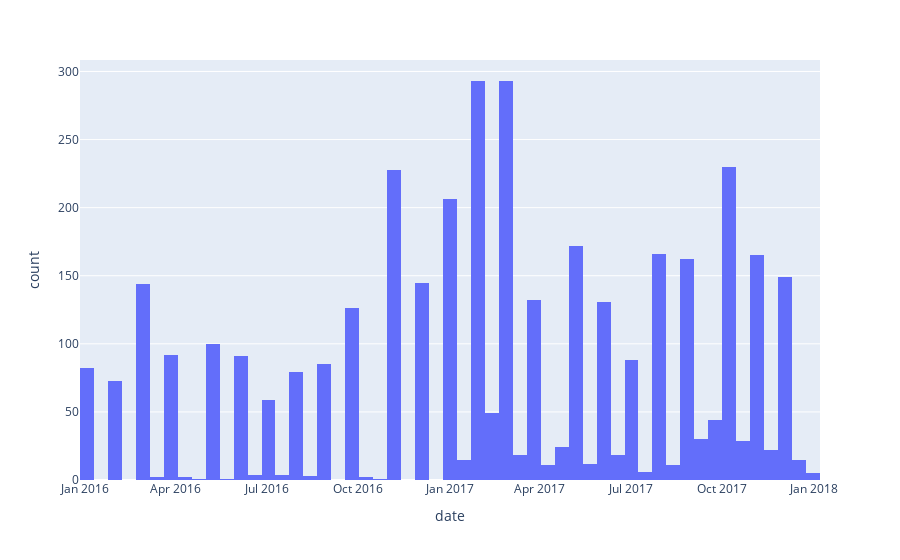

The notebook cell this image was saved under:
### Code cell
from datetime import datetime

begin_date = datetime(2016,1,1)
end_date = datetime(2018,1,1)
filtered = adl_data[(adl_data.date >= begin_date) & (adl_data.date < end_date)]
print(len(filtered))
px.histogram(filtered, x='date')

### Figure 1 — Plotly figure (JSON) as saved in the notebook; plotly's stock layout.template omitted (floating-point values rounded to 4 significant figures; data arrays with more than 128 entries replaced by an {"elided": "..."} marker saying what was removed)
{"data": [{"alignmentgroup": "True", "bingroup": "x", "hovertemplate": "date=%{x}<br>count=%{y}<extra></extra>", "legendgroup": "", "marker": {"color": "#636efa", "pattern": {"shape": ""}}, "name": "", "offsetgroup": "", "orientation": "v", "showlegend": false, "type": "histogram", "x": {"elided": "3820 str values"}, "xaxis": "x", "yaxis": "y"}], "layout": {"autosize": true, "barmode": "relative", "legend": {"tracegroupgap": 0}, "margin": {"t": 60}, "xaxis": {"anchor": "y", "autorange": true, "domain": [0, 1], "range": ["2015-12-27", "2018-01-07"], "title": {"text": "date"}, "type": "date"}, "yaxis": {"anchor": "x", "autorange": true, "domain": [0, 1], "range": [0, 308.4], "title": {"text": "count"}}}}
